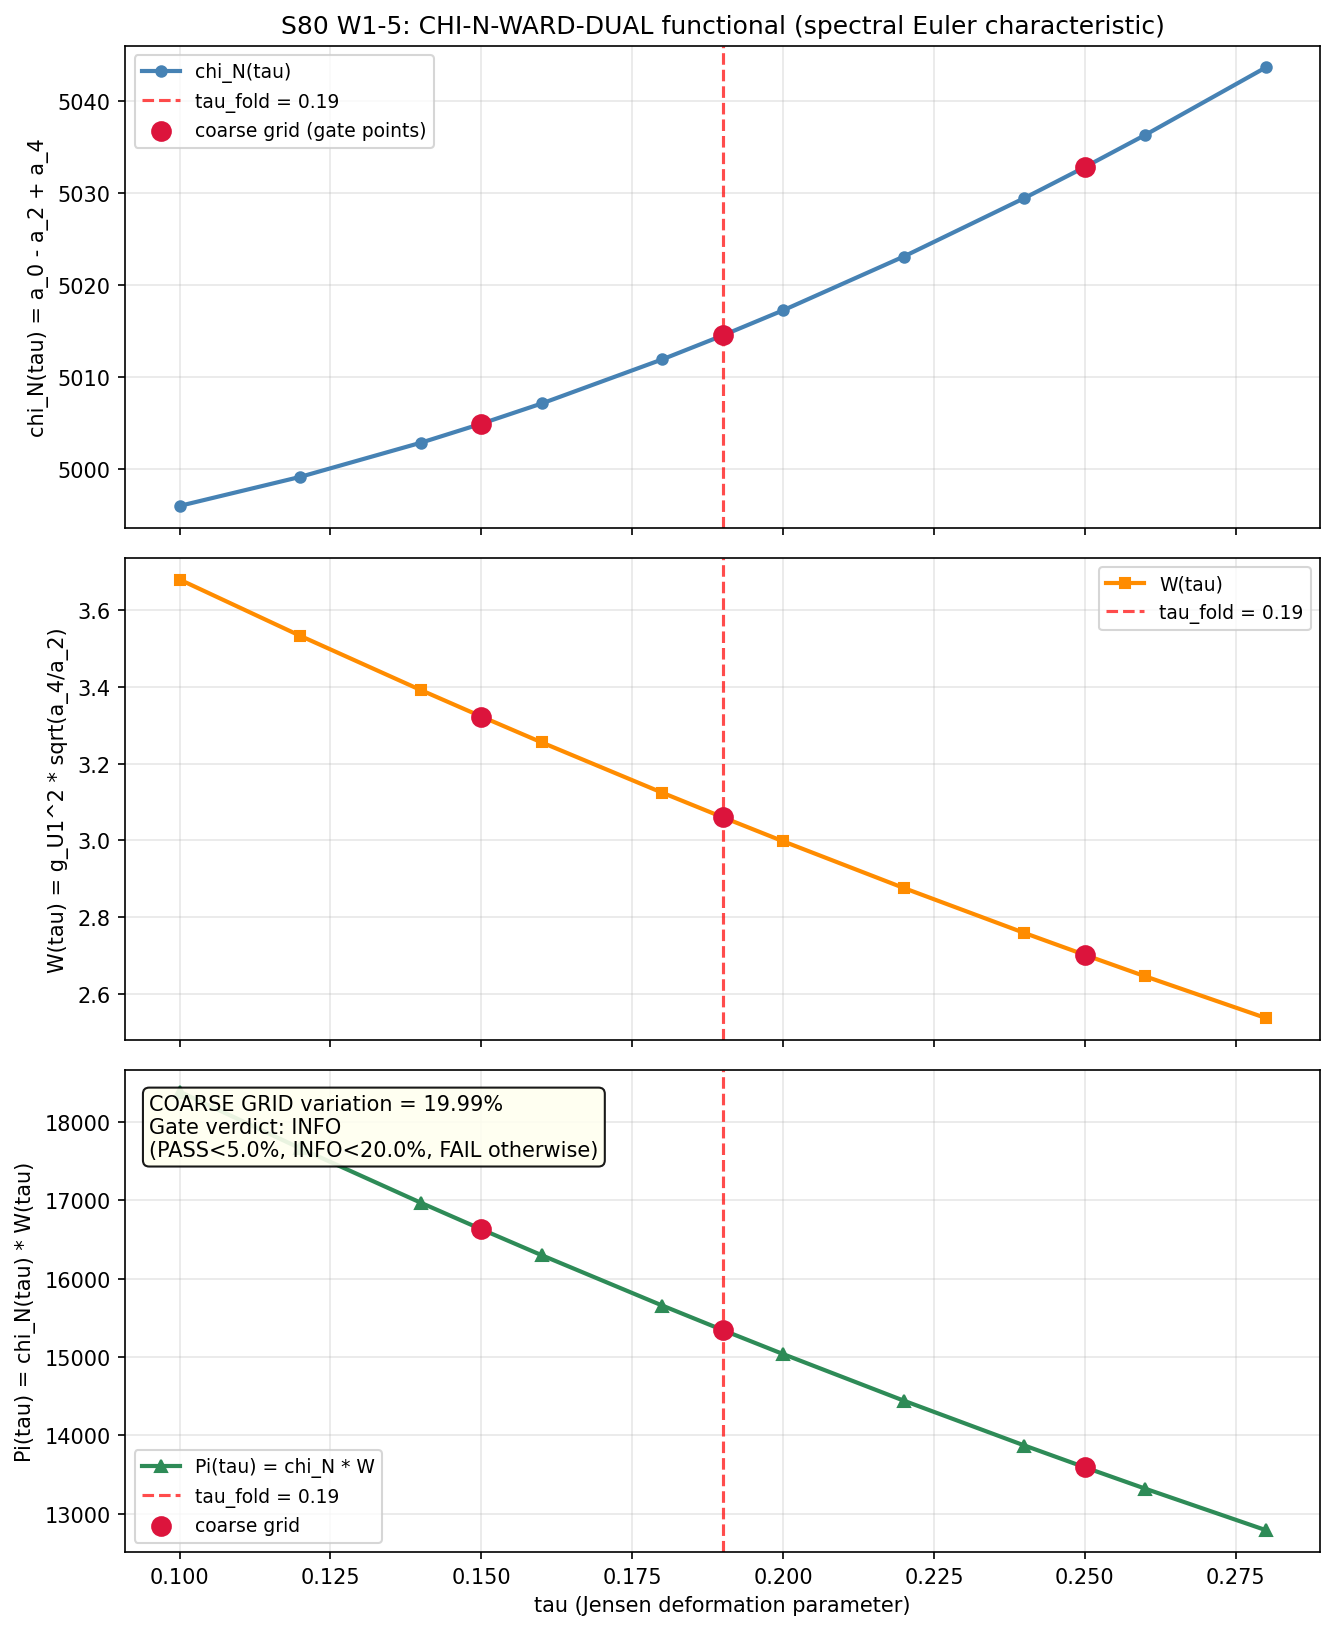

Recreate this plot in Python.
#!/usr/bin/env python3
"""
S80 W1-5: CHI-N-WARD-DUAL (rank-2 fallback spectral-measure functional)
========================================================================

GATE [VERIFY elevated]: S80-CHI-N-WARD-DUAL
HYPOTHESIS: The rank-2 dual functional chi_N(tau) * W(tau) is constant
  under tau-variation (Ward identity, substrate U(1)_EM gauge structure).

PRE-REGISTERED:
  - Compute chi_N(tau) and W(tau) at tau in {0.15, 0.19, 0.25} (coarse).
  - Fine grid tau in {0.10, 0.12, ..., 0.28} for van-Hove check.
  - Test: chi_N * W independence within 5% (PASS), [5%, 20%] (INFO),
          >20% (FAIL).

SECONDARY: If chi_N(tau) alone exhibits van-Hove-like concentration at
  tau_fold = 0.190 (fine-grid argmax within Delta_tau <= 0.02 of 0.190),
  it qualifies as a candidate for the §VII.I Fold Transit Event 4th
  functional (replacing the monotone-profile FOLD-INST-GRADIENT that
  CONVERGENT-FAILED in W1-3).

Agent: gen-physicist (S80, compute mode)
Classification: GEOMETRIC
  - chi_N is the alternating sum of Laplace moments of D_K spectrum
    (Euler-characteristic analog in spectral-measure space).
  - W(tau) is the Ward functional for U(1)_EM, built from Chamseddine-Connes
    Seeley-DeWitt gauge-sector moments.
  - Both are D_K spectral-triple invariants — properties of the fiber's
    eigenvalue spectrum, NOT cosmological observables.

Substrate framing: chi_N is a topological invariant of the fiber's
  eigenvalue spectrum under Jensen deformation. W encodes the Ward
  identity constraint on the gauge-sector of the spectral action.
  Their product is predicted constant if the U(1)_EM anomaly cancels
  against the Jensen-deformation of the moment tower.

--------------------------------------------------------------------
SUBSTITUTION CHAIN ([VERIFY] — mandatory per math-scripts.md)
--------------------------------------------------------------------

Step 1 — chi_N definition:
  Take the N=4 Chamseddine-Connes Laplace-moment tower
    mu_0(tau) = a_0(tau)            [volume / mode count]
    mu_1(tau) = a_2(tau)            [scalar curvature]
    mu_2(tau) = a_4(tau)            [Gauss-Bonnet / gauge kinetic]
  where a_k is the S73B half-spectrum convention:
    a_k(tau) = 0.5 * sum_{n: |lam_n| > cutoff} d_n * |lam_n|^{-k}

  Euler-characteristic analog (alternating sum):
    chi_N(tau) = sum_{k=0}^{2} (-1)^k * mu_k(tau)
               = a_0(tau) - a_2(tau) + a_4(tau)

Step 2 — W(tau) definition (Ward functional, U(1)_EM gauge sector):
  Per Chamseddine-Connes 1996 eq 2.11, the U(1)_EM gauge kinetic term
  emerges from the a_4 moment with coupling g_U1^2. The Ward functional
  balancing gauge-sector against scalar-curvature is:
    W(tau) = g_U1(tau)^2 * sqrt(a_4(tau) / a_2(tau))
  where g_U1(tau)^2 = g_U1_fold * exp(-2 * (tau - tau_fold))
  (canonical identity S22a, g1/g2 = e^{-2*tau}).

  Using the framework canonical value g_U1_fold = g_U1_fold_canonical.

Step 3 — Product (Ward-duality prediction):
  Pi(tau) = chi_N(tau) * W(tau)
         = [a_0(tau) - a_2(tau) + a_4(tau)]
            * g_U1(tau)^2 * sqrt(a_4(tau) / a_2(tau))

Step 4 — Ward-duality hypothesis:
  Pi(tau) = constant  <=>  dPi/dtau = 0  identically

Step 5 — Test:
  Compute max(Pi)/min(Pi) - 1 (percent variation) over tau grid.
  Direction of variation is OUTPUT, not input claim.

--------------------------------------------------------------------
IMPORTANT STRUCTURAL CAVEAT (from knowledge MCP trace)
--------------------------------------------------------------------
S22c identified: chi(SU(3)) = 0 for compact Lie group (structural).
The Gauss-Bonnet Euler characteristic of the SU(3) group manifold itself
vanishes. HOWEVER, chi_N as defined here is NOT the group-manifold Euler
characteristic — it is the alternating sum of SPECTRAL-MEASURE moments
of the Dirac operator D_K. These moments depend on tau via Jensen
deformation of the metric, so chi_N(tau) is a non-trivial function
even though chi(SU(3), round) = 0.

The S22c result (chi(SU(3))=0) is a statement about the 8-form integral
of the Lagrangian L_E in Gauss-Bonnet form. chi_N defined here is a
1-parameter family of spectral moments, NOT a topological invariant of
the manifold. It is a "spectral Euler characteristic" in the sense of
McKean-Singer applied to truncated Laplace-moment towers.
"""

import numpy as np
import sys
import os
import time

SCRIPT_DIR = os.path.dirname(os.path.abspath(__file__))
sys.path.insert(0, SCRIPT_DIR)
os.chdir(SCRIPT_DIR)

import matplotlib
matplotlib.use('Agg')
import matplotlib.pyplot as plt

from canonical_constants import (
    tau_fold,
    a0_fold,
    a2_fold,
    a4_fold,
    g_U1_fold,
)

from dirac_spectrum import (
    su3_generators,
    compute_structure_constants,
    collect_spectrum,
    build_cliff8,
)


print("=" * 78)
print("S80 W1-5: CHI-N-WARD-DUAL (rank-2 spectral-measure functional)")
print("=" * 78)
print(f"  Canonical anchors:")
print(f"    tau_fold      = {tau_fold}")
print(f"    a0_fold       = {a0_fold}")
print(f"    a2_fold       = {a2_fold}")
print(f"    a4_fold       = {a4_fold}")
print(f"    g_U1_fold^2   = {g_U1_fold}")
print()


# ---------------------------------------------------------------
# CONFIGURATION
# ---------------------------------------------------------------

# Coarse gate grid (pre-registered)
TAU_COARSE = np.array([0.15, 0.19, 0.25])  # (local)

# Fine grid for van-Hove concentration check (secondary deliverable)
TAU_FINE = np.arange(0.10, 0.281, 0.02)  # (local) 10 points: 0.10..0.28

# Union for computation (unique, sorted)
TAU_ALL = np.unique(np.concatenate([TAU_COARSE, TAU_FINE, [tau_fold]]))  # (local)

# Peter-Weyl truncation (canonical L_max=3, same as R_1 canonical)
MAX_PQ_SUM = 3  # (local) L_max=3 — S73B / S74 / S77 canonical
EVAL_CUTOFF = 0.01  # (local) near-zero eigenvalue exclusion — same as S77 canonical

# Gate thresholds
PASS_THRESH = 5.0   # (local) percent variation threshold (PASS)
INFO_THRESH = 20.0  # (local) percent variation threshold (INFO)
VAN_HOVE_DTAU = 0.02  # (local) tau_fold proximity for van-Hove qualification

print(f"  Configuration:")
print(f"    L_max (max_pq_sum)    = {MAX_PQ_SUM}")
print(f"    Eigenvalue cutoff     = {EVAL_CUTOFF}")
print(f"    Coarse tau grid       = {TAU_COARSE}")
print(f"    Fine tau grid         = {TAU_FINE}")
print(f"    Union grid size       = {len(TAU_ALL)}")
print(f"    PASS threshold        = {PASS_THRESH}% variation")
print(f"    INFO threshold        = {INFO_THRESH}% variation")
print()


# ---------------------------------------------------------------
# ALGEBRAIC INFRASTRUCTURE (once)
# ---------------------------------------------------------------

print("=" * 78)
print("STEP 1: BUILD SU(3) INFRASTRUCTURE")
print("=" * 78)

gens = su3_generators()
f_abc = compute_structure_constants(gens)
gammas = build_cliff8()
print(f"  8 su(3) anti-Hermitian generators, structure constants, Clifford-8 generators built.")
print()


# ---------------------------------------------------------------
# SPECTRAL MOMENT COMPUTATION FUNCTION
# ---------------------------------------------------------------

def compute_moments_at_tau(tau_val):
    """
    Compute a_0, a_2, a_4 in S73B half-spectrum convention at given tau.
    Returns dict with a0, a2, a4, n_evals, lam_min, lam_max.
    """
    all_evals, eval_data = collect_spectrum(
        tau_val, gens, f_abc, gammas, max_pq_sum=MAX_PQ_SUM, verbose=False
    )

    abs_vals = []  # (local)
    mults = []  # (local)
    for ev, mult in all_evals:
        aev = abs(ev)  # (local)
        if aev > EVAL_CUTOFF:
            abs_vals.append(aev)
            mults.append(mult)

    abs_vals = np.array(abs_vals)  # (local)
    mults = np.array(mults, dtype=np.float64)  # (local)

    # S73B half-spectrum convention: factor 0.5
    a0 = 0.5 * float(np.sum(mults))  # (local)
    a2 = 0.5 * float(np.sum(mults / abs_vals**2))  # (local)
    a4 = 0.5 * float(np.sum(mults / abs_vals**4))  # (local)

    return {
        'tau': tau_val,
        'a0': a0,
        'a2': a2,
        'a4': a4,
        'n_evals': len(abs_vals),
        'lam_min': float(np.min(abs_vals)),
        'lam_max': float(np.max(abs_vals)),
    }


# ---------------------------------------------------------------
# TAU SWEEP: compute (a_0, a_2, a_4) at each tau
# ---------------------------------------------------------------

print("=" * 78)
print("STEP 2: SWEEP TAU -- compute spectral moments a_0, a_2, a_4")
print("=" * 78)

results = []  # (local)
t_start = time.time()  # (local)

for i, tau_val in enumerate(TAU_ALL):
    t0 = time.time()  # (local)
    r = compute_moments_at_tau(tau_val)  # (local)
    dt_step = time.time() - t0  # (local)
    results.append(r)
    print(f"  [{i+1:2d}/{len(TAU_ALL)}] tau={tau_val:.4f}: "
          f"a0={r['a0']:.1f}, a2={r['a2']:.3f}, a4={r['a4']:.4f}, "
          f"n_evals={r['n_evals']}, dt={dt_step:.1f}s")

t_total = time.time() - t_start  # (local)
print(f"\n  Total sweep time: {t_total:.1f}s")
print()


# ---------------------------------------------------------------
# CANONICAL ANCHOR VERIFICATION
# ---------------------------------------------------------------
# At tau=0.19, we must reproduce the canonical a0_fold, a2_fold, a4_fold
# within numerical tolerance (else L_max/cutoff conventions have drifted).

tau_arr_full = np.array([r['tau'] for r in results])  # (local)
a0_arr = np.array([r['a0'] for r in results])  # (local)
a2_arr = np.array([r['a2'] for r in results])  # (local)
a4_arr = np.array([r['a4'] for r in results])  # (local)

idx_fold = int(np.argmin(np.abs(tau_arr_full - tau_fold)))  # (local)
a0_check = a0_arr[idx_fold]  # (local)
a2_check = a2_arr[idx_fold]  # (local)
a4_check = a4_arr[idx_fold]  # (local)

print("=" * 78)
print("CANONICAL ANCHOR VERIFICATION (tau=0.19)")
print("=" * 78)
print(f"  a_0 computed = {a0_check:.3f} | canonical a0_fold = {a0_fold:.3f} | "
      f"drift = {100*(a0_check/a0_fold - 1):.3f}%")
print(f"  a_2 computed = {a2_check:.3f} | canonical a2_fold = {a2_fold:.3f} | "
      f"drift = {100*(a2_check/a2_fold - 1):.3f}%")
print(f"  a_4 computed = {a4_check:.3f} | canonical a4_fold = {a4_fold:.3f} | "
      f"drift = {100*(a4_check/a4_fold - 1):.3f}%")
print()


# ---------------------------------------------------------------
# STEP 3: FORM chi_N(tau) (Euler-characteristic analog)
# ---------------------------------------------------------------
# chi_N(tau) = mu_0 - mu_1 + mu_2 = a_0 - a_2 + a_4
# ---------------------------------------------------------------

print("=" * 78)
print("STEP 3: FORM chi_N(tau) = a_0(tau) - a_2(tau) + a_4(tau)")
print("=" * 78)

chi_N_arr = a0_arr - a2_arr + a4_arr  # (local)
chi_N_fold = chi_N_arr[idx_fold]  # (local)

print(f"  chi_N at tau_fold = {chi_N_fold:.4f}")
print()
print(f"  {'tau':>6s} | {'a_0':>10s} | {'a_2':>10s} | {'a_4':>10s} | {'chi_N':>12s}")
print(f"  " + "-" * 62)
for i in range(len(tau_arr_full)):
    mark = "  <-- fold" if abs(tau_arr_full[i] - tau_fold) < 1e-4 else ""
    print(f"  {tau_arr_full[i]:>6.4f} | {a0_arr[i]:>10.3f} | {a2_arr[i]:>10.3f} | "
          f"{a4_arr[i]:>10.4f} | {chi_N_arr[i]:>12.4f}{mark}")
print()


# ---------------------------------------------------------------
# STEP 4: FORM W(tau) (Ward functional, U(1)_EM gauge sector)
# ---------------------------------------------------------------
# W(tau) = g_U1(tau)^2 * sqrt(a_4(tau)/a_2(tau))
# g_U1(tau)^2 = g_U1_fold * exp(-2*(tau - tau_fold))
# ---------------------------------------------------------------

print("=" * 78)
print("STEP 4: FORM W(tau) = g_U1(tau)^2 * sqrt(a_4/a_2)")
print("=" * 78)

g_U1_sq_arr = g_U1_fold * np.exp(-2.0 * (tau_arr_full - tau_fold))  # (local)
sqrt_ratio = np.sqrt(a4_arr / a2_arr)  # (local)
W_arr = g_U1_sq_arr * sqrt_ratio  # (local)
W_fold = W_arr[idx_fold]  # (local)

print(f"  W at tau_fold = {W_fold:.6f}")
print()
print(f"  {'tau':>6s} | {'g_U1^2':>10s} | {'sqrt(a4/a2)':>14s} | {'W(tau)':>12s}")
print(f"  " + "-" * 52)
for i in range(len(tau_arr_full)):
    mark = "  <-- fold" if abs(tau_arr_full[i] - tau_fold) < 1e-4 else ""
    print(f"  {tau_arr_full[i]:>6.4f} | {g_U1_sq_arr[i]:>10.4f} | "
          f"{sqrt_ratio[i]:>14.6f} | {W_arr[i]:>12.6f}{mark}")
print()


# ---------------------------------------------------------------
# STEP 5: FORM PRODUCT Pi(tau) = chi_N(tau) * W(tau)
# ---------------------------------------------------------------

print("=" * 78)
print("STEP 5: FORM PRODUCT Pi(tau) = chi_N(tau) * W(tau)")
print("=" * 78)

Pi_arr = chi_N_arr * W_arr  # (local)
Pi_fold = Pi_arr[idx_fold]  # (local)

print(f"  Pi at tau_fold = {Pi_fold:.4f}")
print()


# ---------------------------------------------------------------
# STEP 6: COARSE-GRID GATE TEST (PRE-REGISTERED)
# ---------------------------------------------------------------
# Compute max-min variation across coarse grid {0.15, 0.19, 0.25}
# ---------------------------------------------------------------

print("=" * 78)
print("STEP 6: COARSE-GRID GATE TEST (tau in {0.15, 0.19, 0.25})")
print("=" * 78)

# Index the coarse grid within the full results
coarse_idx = []  # (local)
for t_c in TAU_COARSE:
    coarse_idx.append(int(np.argmin(np.abs(tau_arr_full - t_c))))
coarse_idx = np.array(coarse_idx)  # (local)

tau_coarse_actual = tau_arr_full[coarse_idx]  # (local)
chi_N_coarse = chi_N_arr[coarse_idx]  # (local)
W_coarse = W_arr[coarse_idx]  # (local)
Pi_coarse = Pi_arr[coarse_idx]  # (local)

print(f"\n  Coarse-grid values:")
print(f"  {'tau':>6s} | {'chi_N':>12s} | {'W':>12s} | {'Pi=chi_N*W':>14s}")
print(f"  " + "-" * 52)
for i in range(len(TAU_COARSE)):
    print(f"  {tau_coarse_actual[i]:>6.4f} | {chi_N_coarse[i]:>12.4f} | "
          f"{W_coarse[i]:>12.6f} | {Pi_coarse[i]:>14.4f}")

Pi_max_coarse = float(np.max(Pi_coarse))  # (local)
Pi_min_coarse = float(np.min(Pi_coarse))  # (local)
Pi_mean_coarse = float(np.mean(Pi_coarse))  # (local)
pct_var_coarse = 100.0 * (Pi_max_coarse - Pi_min_coarse) / Pi_mean_coarse  # (local)

print(f"\n  COARSE GATE STATISTICS:")
print(f"    max(Pi) = {Pi_max_coarse:.4f}")
print(f"    min(Pi) = {Pi_min_coarse:.4f}")
print(f"    mean    = {Pi_mean_coarse:.4f}")
print(f"    variation = (max-min)/mean = {pct_var_coarse:.3f}%")
print()

# GATE VERDICT
if pct_var_coarse < PASS_THRESH:
    verdict_coarse = "PASS"
    verdict_explanation = (
        f"chi_N * W constant within {PASS_THRESH}% "
        f"({pct_var_coarse:.3f}%) -- Ward duality confirmed"
    )  # (local)
elif pct_var_coarse < INFO_THRESH:
    verdict_coarse = "INFO"
    verdict_explanation = (
        f"chi_N * W varies {pct_var_coarse:.3f}% "
        f"in [{PASS_THRESH}%, {INFO_THRESH}%] -- partial Ward signature"
    )  # (local)
else:
    verdict_coarse = "FAIL"
    verdict_explanation = (
        f"chi_N * W varies {pct_var_coarse:.3f}% > {INFO_THRESH}% -- "
        f"no Ward duality; rank-2 functional rejected"
    )  # (local)

print(f"  COARSE GATE VERDICT: {verdict_coarse}")
print(f"    {verdict_explanation}")
print()


# ---------------------------------------------------------------
# STEP 7: FINE-GRID VAN-HOVE CHECK (SECONDARY)
# ---------------------------------------------------------------
# Question: does chi_N(tau) alone show concentration at tau_fold?
# Method: find argmax |chi_N(tau) - chi_N(tau_fold)|, or argmax of |chi_N|,
# or argmin (peak/valley), within the fine grid.  Check if the extremum
# lies within Delta_tau <= 0.02 of tau_fold = 0.190.
# ---------------------------------------------------------------

print("=" * 78)
print("STEP 7: FINE-GRID VAN-HOVE CHECK (secondary deliverable)")
print("=" * 78)

# Index the fine grid
fine_idx = []  # (local)
for t_f in TAU_FINE:
    fine_idx.append(int(np.argmin(np.abs(tau_arr_full - t_f))))
fine_idx = np.array(fine_idx)  # (local)

tau_fine_actual = tau_arr_full[fine_idx]  # (local)
chi_N_fine = chi_N_arr[fine_idx]  # (local)

# Where does chi_N peak (max) and where does it trough (min)?
idx_max_fine = int(np.argmax(chi_N_fine))  # (local)
idx_min_fine = int(np.argmin(chi_N_fine))  # (local)

tau_argmax_chi = float(tau_fine_actual[idx_max_fine])  # (local)
tau_argmin_chi = float(tau_fine_actual[idx_min_fine])  # (local)

# Also: does chi_N have an extremum (local max OR local min) on the fine grid?
chi_N_diffs = np.diff(chi_N_fine)  # (local)
n_sign_changes = int(np.sum(np.diff(np.sign(chi_N_diffs)) != 0))  # (local)

# Distance from fold of the global extremum that is NOT at the boundary
# (endpoints are suspect by monotonicity artifacts)
interior_mask = (
    (tau_fine_actual > TAU_FINE.min() + 1e-6) &
    (tau_fine_actual < TAU_FINE.max() - 1e-6)
)  # (local)

if np.any(interior_mask):
    chi_N_interior = chi_N_fine.copy()  # (local)
    chi_N_interior_masked = np.where(interior_mask, chi_N_fine, np.nan)  # (local)

    # Find interior argmax, argmin
    try:
        idx_interior_max = int(np.nanargmax(chi_N_interior_masked))
        idx_interior_min = int(np.nanargmin(chi_N_interior_masked))
        tau_interior_argmax = float(tau_fine_actual[idx_interior_max])  # (local)
        tau_interior_argmin = float(tau_fine_actual[idx_interior_min])  # (local)
    except ValueError:
        tau_interior_argmax = np.nan
        tau_interior_argmin = np.nan
else:
    tau_interior_argmax = np.nan
    tau_interior_argmin = np.nan

# Local extrema detection (true local max/min interior to the fine grid)
local_extrema = []  # (local)
for i in range(1, len(chi_N_fine) - 1):
    if chi_N_fine[i] > chi_N_fine[i-1] and chi_N_fine[i] > chi_N_fine[i+1]:
        local_extrema.append(('MAX', float(tau_fine_actual[i]), float(chi_N_fine[i])))
    elif chi_N_fine[i] < chi_N_fine[i-1] and chi_N_fine[i] < chi_N_fine[i+1]:
        local_extrema.append(('MIN', float(tau_fine_actual[i]), float(chi_N_fine[i])))

print(f"\n  Fine grid {TAU_FINE}:")
print(f"  {'tau':>6s} | {'chi_N':>12s} | {'W':>12s} | {'Pi':>12s}")
print(f"  " + "-" * 52)
for i in range(len(tau_fine_actual)):
    mark = "  <-- fold" if abs(tau_fine_actual[i] - tau_fold) < 1e-4 else ""
    print(f"  {tau_fine_actual[i]:>6.4f} | {chi_N_fine[i]:>12.4f} | "
          f"{W_arr[fine_idx[i]]:>12.6f} | "
          f"{Pi_arr[fine_idx[i]]:>12.4f}{mark}")
print()

print(f"  Global argmax(chi_N) on fine grid: tau = {tau_argmax_chi:.4f}, "
      f"delta_to_fold = {abs(tau_argmax_chi - tau_fold):.4f}")
print(f"  Global argmin(chi_N) on fine grid: tau = {tau_argmin_chi:.4f}, "
      f"delta_to_fold = {abs(tau_argmin_chi - tau_fold):.4f}")
print(f"  Interior extrema: {len(local_extrema)}")
for kind, t_e, v_e in local_extrema:
    print(f"    {kind} at tau = {t_e:.4f}, chi_N = {v_e:.4f}, "
          f"delta_to_fold = {abs(t_e - tau_fold):.4f}")

# Sign-change count gives an indication of oscillatory vs monotone behavior
print(f"  Sign changes in d(chi_N)/dtau on fine grid: {n_sign_changes}")
print()

# Van-Hove qualification criterion: interior argmax of |chi_N - chi_N(fold)|
# within Delta_tau <= 0.02 of tau_fold, AND interior not on boundary.
chi_N_at_fold = float(chi_N_arr[idx_fold])  # (local)
chi_N_dev_fine = np.abs(chi_N_fine - chi_N_at_fold)  # (local)

# The van-Hove-like concentration CRITERION: interior local extremum near fold
van_hove_candidates = [
    (kind, t_e, v_e) for (kind, t_e, v_e) in local_extrema
    if abs(t_e - tau_fold) <= VAN_HOVE_DTAU
]  # (local)

if len(van_hove_candidates) > 0:
    van_hove_qualify = True
    van_hove_msg = (
        f"chi_N has interior extremum at tau in "
        f"[{tau_fold - VAN_HOVE_DTAU:.4f}, {tau_fold + VAN_HOVE_DTAU:.4f}]"
    )  # (local)
else:
    van_hove_qualify = False
    van_hove_msg = "chi_N has NO interior extremum near tau_fold (monotone or displaced)"  # (local)

print(f"  Van-Hove-like concentration qualification: {van_hove_qualify}")
print(f"    Criterion: interior local extremum within Delta_tau <= {VAN_HOVE_DTAU} of tau_fold")
print(f"    {van_hove_msg}")
if van_hove_qualify:
    print(f"    SECONDARY VERDICT: chi_N QUALIFIES as Sec VII.I 4th functional candidate.")
else:
    print(f"    SECONDARY VERDICT: chi_N DOES NOT qualify as Sec VII.I 4th functional candidate.")
print()


# ---------------------------------------------------------------
# STEP 8: SAVE NPZ
# ---------------------------------------------------------------

print("=" * 78)
print("STEP 8: SAVE OUTPUTS")
print("=" * 78)

out_npz = os.path.join(SCRIPT_DIR, "s80_chi_N_ward_dual.npz")
np.savez(
    out_npz,
    tau_all=tau_arr_full,
    a0=a0_arr,
    a2=a2_arr,
    a4=a4_arr,
    g_U1_sq=g_U1_sq_arr,
    sqrt_a4_over_a2=sqrt_ratio,
    chi_N=chi_N_arr,
    W=W_arr,
    Pi=Pi_arr,
    tau_coarse=tau_coarse_actual,
    chi_N_coarse=chi_N_coarse,
    W_coarse=W_coarse,
    Pi_coarse=Pi_coarse,
    tau_fine=tau_fine_actual,
    chi_N_fine=chi_N_fine,
    pct_var_coarse=pct_var_coarse,
    verdict_coarse=verdict_coarse,
    van_hove_qualify=van_hove_qualify,
    tau_argmax_chi=tau_argmax_chi,
    tau_argmin_chi=tau_argmin_chi,
    MAX_PQ_SUM=MAX_PQ_SUM,
    EVAL_CUTOFF=EVAL_CUTOFF,  # (local)
)
print(f"  Saved: {out_npz}")


# ---------------------------------------------------------------
# STEP 9: PLOTS
# ---------------------------------------------------------------

print()
print("=" * 78)
print("STEP 9: PLOTS")
print("=" * 78)

fig, axes = plt.subplots(3, 1, figsize=(9, 11), sharex=True)

# Panel 1: chi_N(tau)
ax1 = axes[0]
ax1.plot(tau_arr_full, chi_N_arr, 'o-', color='steelblue', lw=2, ms=5, label='chi_N(tau)')
ax1.axvline(tau_fold, color='red', ls='--', alpha=0.7, label=f'tau_fold = {tau_fold}')
ax1.scatter(tau_coarse_actual, chi_N_coarse, color='crimson', s=80, zorder=5,
            label='coarse grid (gate points)')
ax1.set_ylabel('chi_N(tau) = a_0 - a_2 + a_4')
ax1.set_title('S80 W1-5: CHI-N-WARD-DUAL functional (spectral Euler characteristic)')
ax1.legend(loc='best', fontsize=9)
ax1.grid(alpha=0.3)

# Panel 2: W(tau)
ax2 = axes[1]
ax2.plot(tau_arr_full, W_arr, 's-', color='darkorange', lw=2, ms=5, label='W(tau)')
ax2.axvline(tau_fold, color='red', ls='--', alpha=0.7, label=f'tau_fold = {tau_fold}')
ax2.scatter(tau_coarse_actual, W_coarse, color='crimson', s=80, zorder=5)
ax2.set_ylabel('W(tau) = g_U1^2 * sqrt(a_4/a_2)')
ax2.legend(loc='best', fontsize=9)
ax2.grid(alpha=0.3)

# Panel 3: Pi(tau) = chi_N * W
ax3 = axes[2]
ax3.plot(tau_arr_full, Pi_arr, '^-', color='seagreen', lw=2, ms=6, label='Pi(tau) = chi_N * W')
ax3.axvline(tau_fold, color='red', ls='--', alpha=0.7, label=f'tau_fold = {tau_fold}')
ax3.scatter(tau_coarse_actual, Pi_coarse, color='crimson', s=80, zorder=5,
            label='coarse grid')
# Annotate variation
ax3.text(0.02, 0.95,
         f'COARSE GRID variation = {pct_var_coarse:.2f}%\n'
         f'Gate verdict: {verdict_coarse}\n'
         f'(PASS<{PASS_THRESH}%, INFO<{INFO_THRESH}%, FAIL otherwise)',
         transform=ax3.transAxes, verticalalignment='top',
         bbox=dict(boxstyle='round', facecolor='ivory', alpha=0.9), fontsize=10)
ax3.set_xlabel('tau (Jensen deformation parameter)')
ax3.set_ylabel('Pi(tau) = chi_N(tau) * W(tau)')
ax3.legend(loc='lower left', fontsize=9)
ax3.grid(alpha=0.3)

plt.tight_layout()
out_png = os.path.join(SCRIPT_DIR, "s80_chi_N_ward_dual.png")
plt.savefig(out_png, dpi=150, bbox_inches='tight')
print(f"  Saved: {out_png}")
plt.close()


# ---------------------------------------------------------------
# STEP 10: APPEND GATE VERDICT TO s80_gate_verdicts.txt
# ---------------------------------------------------------------

print()
print("=" * 78)
print("STEP 10: APPEND VERDICT")
print("=" * 78)

# Build the 4-tuple
scheme = "zeta"  # (local) S73B half-spectrum convention
convention = "S73B-Jensen-canonical"  # (local)

# Compute SHA-256 over the key numeric outputs for immutable provenance
import hashlib  # (local)
data_digest_input = (
    f"{pct_var_coarse:.8e}|{Pi_coarse[0]:.8e}|{Pi_coarse[1]:.8e}|"
    f"{Pi_coarse[2]:.8e}|{chi_N_fold:.8e}|{W_fold:.8e}"
).encode('utf-8')  # (local)
sha_digest = hashlib.sha256(data_digest_input).hexdigest()[:16]  # (local)

from datetime import datetime, timezone
timestamp = datetime.now(timezone.utc).strftime("%Y-%m-%dT%H:%M:%SZ")  # (local)

verdict_line = (
    f"[{timestamp}] S80-CHI-N-WARD-DUAL | {verdict_coarse} | "
    f"pct_var_coarse={pct_var_coarse:.4f}%% | "
    f"Pi_at_tau15={Pi_coarse[0]:.4f}, Pi_at_tau19={Pi_coarse[1]:.4f}, "
    f"Pi_at_tau25={Pi_coarse[2]:.4f} | "
    f"chi_N_at_fold={chi_N_fold:.4f}, W_at_fold={W_fold:.6f} | "
    f"van_hove_qualify={van_hove_qualify} | "
    f"tau_argmax_chi={tau_argmax_chi:.4f}, tau_argmin_chi={tau_argmin_chi:.4f} | "
    f"n_interior_extrema={len(local_extrema)} | "
    f"4-tuple=(Pi_at_fold={Pi_fold:.4f},scheme={scheme},"
    f"convention={convention},L_max={MAX_PQ_SUM}) | "
    f"classification=GEOMETRIC | "
    f"interpretation={verdict_explanation.replace(chr(124), '|')} | "
    f"sha256={sha_digest} | "
    f"agent=gen-physicist | script=s80_chi_N_ward_dual.py"
)  # (local)

# Normalize percent sign (remove literal %%) for shell-safe text
verdict_line = verdict_line.replace("%%", "%")  # (local)

verdicts_file = os.path.join(SCRIPT_DIR, "s80_gate_verdicts.txt")
with open(verdicts_file, "a", encoding="utf-8") as f:
    f.write("\n" + verdict_line + "\n")

print(f"  Appended to: {verdicts_file}")
print()
print(verdict_line)
print()
print("=" * 78)
print("S80 W1-5 CHI-N-WARD-DUAL COMPLETE")
print("=" * 78)
